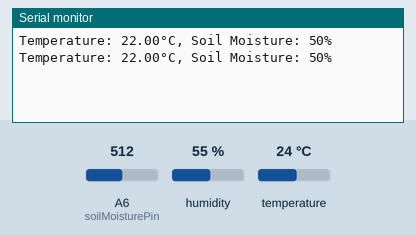
Recording of a program running on a simulated Arduino Nano, built with avr-gcc and run on an emulated ATmega328P. Parts: the last lines printed to the serial monitor. The inputs (shaded band) are chosen by the test bench; at power-on: temperature 24 °C, A6 (soilMoisturePin) = 512, humidity 55 %. No radio packets arrive unless stated.

Above: at 1.8 s.
1.9 s: temperature set to 12 °C
At 3.3 s:
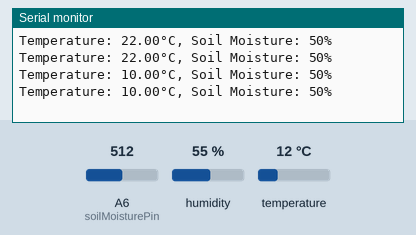
3.4 s: A6 (soilMoisturePin) set to 716
At 4.7 s:
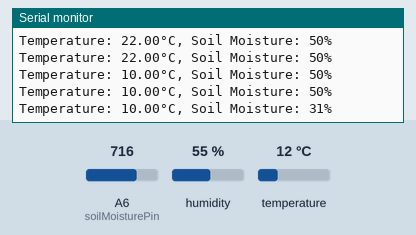
4.9 s: temperature set to 19 °C
At 5.9 s:
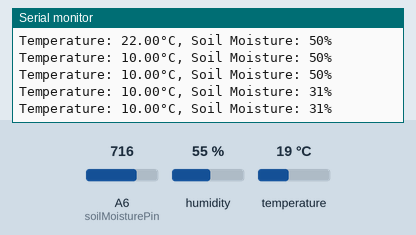
6.4 s: A6 (soilMoisturePin) set to 900
At 7.8 s:
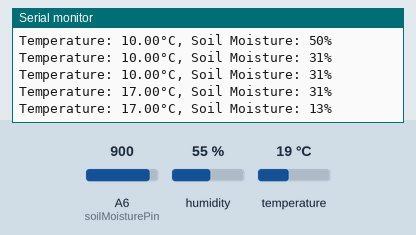
Timing chart, 0 to 8.9 s (numbered marks = the images above; inputs shaded):
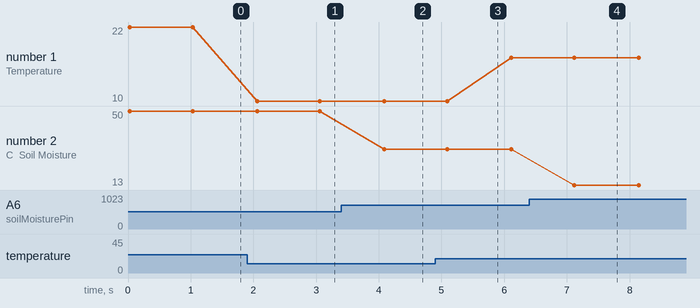

The program:

main.cpp
```cpp
#include <DHT.h>
#include <SPI.h>
#include <nRF24L01.h>
#include <RF24.h>

#define DHTPIN 3 // Pin connected to DHT11 sensor
#define DHTTYPE DHT11 // DHT11 sensor type

DHT dht(DHTPIN, DHTTYPE);

const int soilMoisturePin = A6; // Pin connected to soil moisture sensor

RF24 radio(7, 8); // CE, CSN pins

struct SensorData {
  float temperature;
  int soilMoisturePercentage; // Change to percentage
};

void setup() {
  Serial.begin(9600);
  dht.begin();
  radio.begin();
  radio.openWritingPipe(0xF0F0F0F0E1LL); // Set the address for communication
  radio.setPALevel(RF24_PA_LOW);        // Set power level
}

void loop() {
  // Read temperature from DHT11 sensor
  float temperature = dht.readTemperature();
  // Adjust the temperature value for tuning
  temperature -= 2.0;

  // Read soil moisture value
  int soilMoistureValue = analogRead(soilMoisturePin);

  // Map the soil moisture value to a percentage scale
  int soilMoisturePercentage = map(soilMoistureValue, 0, 1023, 100, 0);

  // Bundle the sensor data
  SensorData data;
  data.temperature = temperature;
  data.soilMoisturePercentage = soilMoisturePercentage; // Store percentage instead of raw value

  // Send the data via NRF24L01
  radio.write(&data, sizeof(data));
  Serial.print("Temperature: ");
  Serial.print(temperature);
  Serial.print("°C, Soil Moisture: ");
  Serial.print(soilMoisturePercentage); // Print percentage instead of raw value
  Serial.println("%");

  // Wait before sending again
  delay(1000); // Delay for 1 second
}
```

Measured:
- after the input at 1.9 s, the serial monitor: prints a new line after 0.16 s (image 1)
- after the input at 3.4 s, the serial monitor: prints a new line after 0.69 s (image 2)
- after the input at 6.4 s, the serial monitor: prints a new line after 0.72 s (image 4)
- plotted number 1: 22 → 10 after the input at 1.9 s, 10 → 17 after the input at 4.9 s
- plotted number 2: 50 → 31 after the input at 3.4 s, 31 → 13 after the input at 6.4 s
